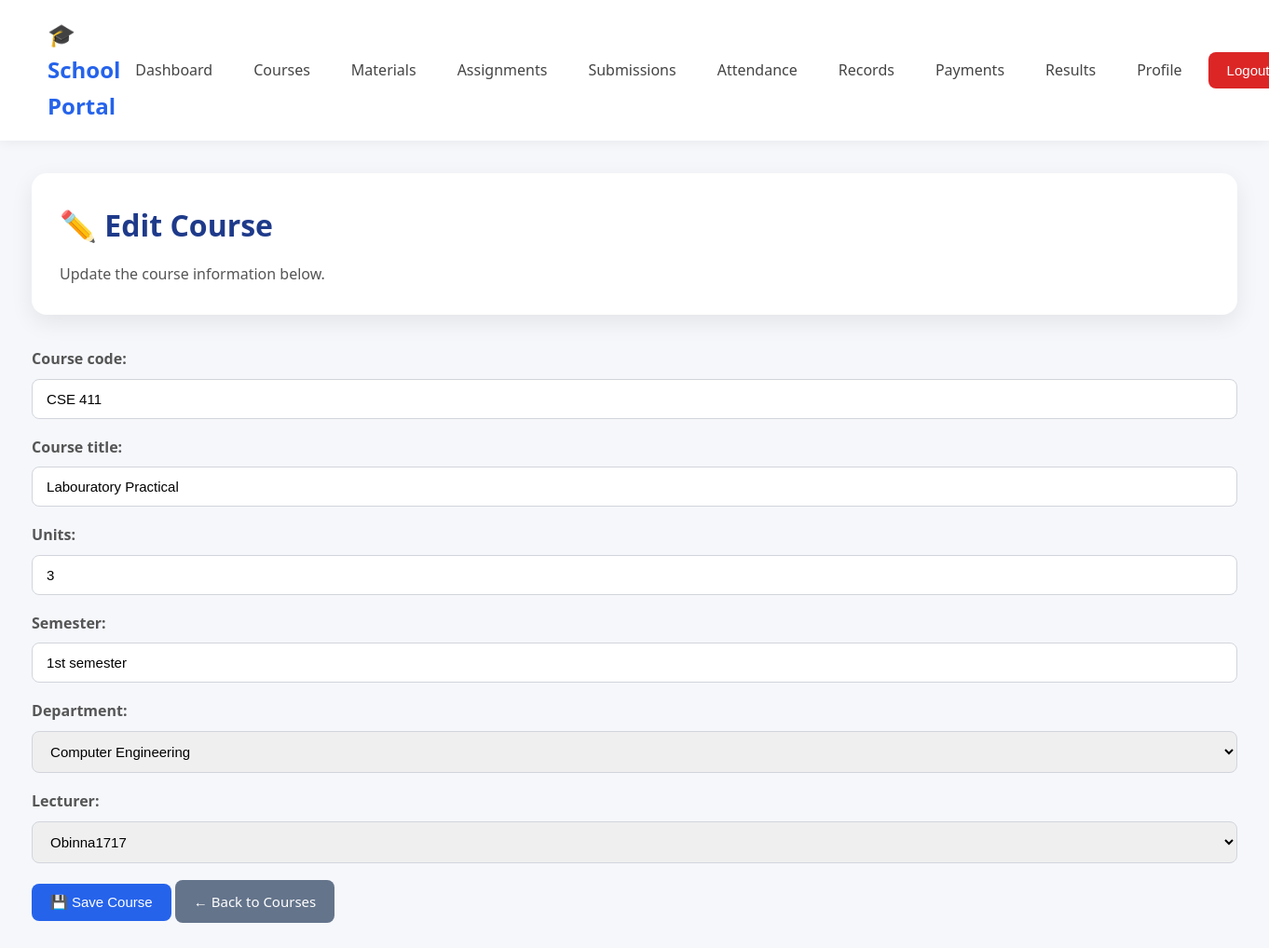
/courses/1/edit/ (signed in), run on the app's committed database.
### courses/models.py (models this page shows, shortened)
class Course(models.Model):
    course_code = models.CharField(max_length=20, unique=True)
    course_title = models.CharField(max_length=200)
    units = models.PositiveIntegerField()
    semester = models.CharField(max_length=15)
    department = models.ForeignKey(Department,on_delete=models.CASCADE)
    lecturer = models.ForeignKey(Lecturer, on_delete=models.CASCADE, related_name='courses')

### courses/views.py (the view)
class CourseUpdateView(
    LoginRequiredMixin,
    LecturerRequiredMixin,
    UpdateView
):
    model = Course
    fields = [
        "course_code",
        "course_title",
        "units",
        "semester",
        "department",
        "lecturer",
    ]
    template_name = "courses/course_form.html"
    success_url = reverse_lazy("course_list")

### accounts/mixins.py (called while the page is built)
    def test_func(self):
        return (
            self.request.user.is_authenticated and
            self.request.user.role == 'lecturer'
        )

### accounts/models.py (called while the page is built)
    def __str__(self):
        return self.user.username

    def __str__(self):
        return self.name

### courses/templates/courses/course_form.html (shortened to what this page needs)
{% extends "dashboard_base.html" %}
{% block content %}
<div class="page-header">
    {% if form.instance.pk %}
        <h1>✏️ Edit Course</h1>
        <p>
            Update the course information below.
        </p>
    {% else %}
        <h1>➕ Add New Course</h1>
        <p>
            Create a new course for your department.
        </p>
    {% endif %}
</div>
<div class="form-card">
    <form method="POST">
        {{ form.as_p }}
        <div class="form-actions">
            <button
                type="submit"
                class="btn btn-primary">
                💾 Save Course
            </button>
            <a
                href="{% url 'course_list' %}"
                class="btn btn-secondary">
                ← Back to Courses
            </a>
        </div>
    </form>
</div>
{% endblock %}

### static/css/style.css (style rules this page uses)
* { margin:0; padding:0; box-sizing:border-box; }
html { scroll-behavior:smooth; }
body { font-family:Segoe UI,Tahoma,Geneva,Verdana,sans-serif; background:#f5f7fb; color:#333; line-height:1.6; }
:root { --primary:#2563eb; --primary-dark:#1d4ed8; --success:#16a34a; --success-dark:#15803d; --danger:#dc2626; --danger-dark:#b91c1c; --warning:#f59e0b; --gray:#6b7280; --light:#ffffff; --background:#f5f7fb; --border:#e5e7eb; --shadow:0 8px 25px rgba(0,0,0,.08); --radius:12px; }
a { text-decoration:none; }
h1 { color:#1e3a8a; margin-bottom:15px; }
p { color:#555; }
form { width:100%; }
form p { margin-bottom:18px; }
label { display:block; margin-bottom:8px; font-weight:600; }
input, select, textarea { width:100%; padding:12px 15px; border:1px solid #d1d5db; border-radius:8px; outline:none; transition:.3s; font-size:15px; }
button, .btn { display:inline-block; padding:11px 20px; border:none; border-radius:8px; cursor:pointer; font-size:15px; transition:.3s; color:white; background:var(--primary); }
.page-header { background:white; padding:30px; border-radius:16px; margin-bottom:35px; box-shadow:var(--shadow); }
.page-header p { margin-top:10px; }
.btn-primary { background:var(--primary); }
.btn-secondary { background:#64748b; }
* { transition:all 0.2s ease-in-out; }

### data on the page
Course: course_code "CSE 411", course_title "Labouratory Practical", units "3", semester "1st semester", department "Computer Engineering", lecturer "Obinna1717"
